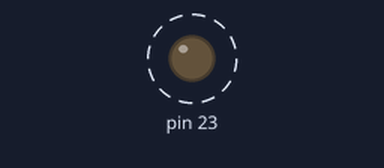
Recording of a sketch running on a simulated Arduino Uno, built with avr-gcc and run on an emulated ATmega328P. Shown: output pins drawn as LEDs (lit = HIGH). Dashed ring = blinking.

Above: at 0.2 s.
Timing chart, 0 to 3.0 s (numbered marks = the images above):
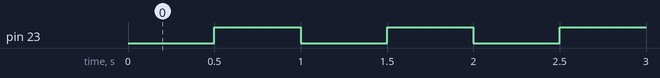

Measured:
- by itself, pin 23: alternates HIGH for 0.50 s and LOW for 0.50 s

The sketch:

blink_led13_500ms.ino
```cpp
int main()
{
  DDRB=0b10000000;     	//Setting the data direction of PORTD where motors are connected
 while(1)
 {
   PORTB=0b00000000;
   _delay_ms(500);
   PORTB=0b10000000;
   _delay_ms(500);
 }
}
```
